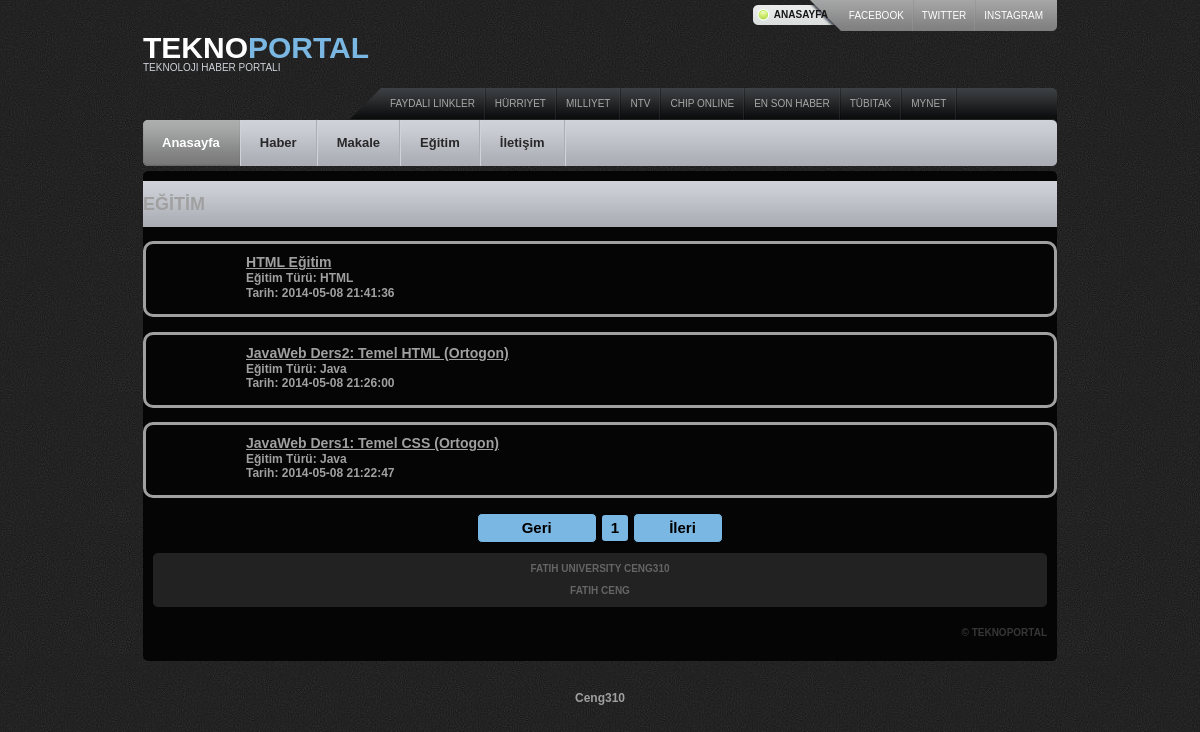
The page /education.php on the database its author committed.
### tables this page shows
CREATE TABLE IF NOT EXISTS `education` (
  `id` int(11) NOT NULL AUTO_INCREMENT,
  `header` text NOT NULL,
  `content` longtext NOT NULL,
  `educationtype` int(11) NOT NULL,
  `date` datetime NOT NULL,
  `educationimage` text NOT NULL,
  `educationmedia` text NOT NULL,
  PRIMARY KEY (`id`)
);

CREATE TABLE IF NOT EXISTS `educationtype` (
  `id` int(11) NOT NULL AUTO_INCREMENT,
  `name` text NOT NULL,
  `img` text NOT NULL,
  PRIMARY KEY (`id`)
);

### education.php (the view, shortened to what this page needs)
<?php
include('header.php');
echo'<div id="main">
<div class="cl">&nbsp;</div>
<div id="sort-nav">
<h2><b>EĞİTİM</h2></div>
&nbsp;
';
echo'
<div id="content ">
<div class="block">
';
if(isset($_GET['number'])){
$sayi=$_GET['number'];
$query3="SELECT COUNT(*) FROM education where education.id=".$sayi.";";
  $query4 = mysqli_query($con, $query3);
  $row4=mysqli_fetch_array($query4);
  $counter=$row4[0];
  if($counter>0){
$query2="SELECT * FROM education,educationtype where education.educationtype=educationtype.id and education.id=".$sayi.";";
	$result2=mysqli_query($con,$query2);
		while($row = mysqli_fetch_array($result2)){
			echo'<div  class="newsdiv" >
<div class="newh"style="margin-top:10px;" align="center" ><h3>'.$row['header'].'</h3>&nbsp;<hr>&nbsp;</div>
<div align="center"  > <img src="'.$row['educationimage'].'" alt="" /> </div></br>
<div style="margin-left:50px;margin-right:50px;margin-top:10px;">'.$row['content'].'</br></br>
<div align="center"  >'.$row['educationmedia'].'</div>
&nbsp;</div><hr>&nbsp;
<div>&nbsp;&nbsp;Eğitim Türü: '.$row['name'].'</div>
&nbsp;&nbsp;
</div>
&nbsp;';
}
  }
  else{ echo "<div align=\"center\" >Ulaşmaya çalıştığınız öğe mevcut değildir. Anasayfaya yönlendiriliyorsunuz.</div>"; header( "refresh:3;url=index.php" );}}
else{
	$qw="SELECT count(*) FROM education ;";
	$roe=mysqli_query($con,$qw) or die(mysql_error());
	$rot=mysqli_fetch_array($roe);
    $total=$rot[0];
	$dis=4;
	$total_page=ceil($total/$dis);
	$page_cur=(isset($_GET['page']))?$_GET['page']:1;
	$k=($page_cur-1)*$dis;
	$q="SELECT * FROM education,educationtype where education.educationtype=educationtype.id order by education.id desc limit $k,$dis";
	$ros=mysqli_query($con,$q);
	while($row=mysqli_fetch_array($ros))
	{$myid=$row[0];
			echo'<div  class="newsdiv" >
<div class="newh" style="margin-top:10px; margin-left:100px;"  >
<a href="education.php?number='.$myid.'"> <h3>'.$row['header'].'</h3></a>
Eğitim Türü: '.$row['name'].'&nbsp;&nbsp;
</br>
Tarih: '.$row['date'].'&nbsp;&nbsp;';
echo'
</div>
&nbsp;&nbsp;
</div>
&nbsp;';
	}
	echo '<br/><div align="center" >';
	if($page_cur>1)
	{
		echo '<a href="article.php?page='.($page_cur-1).'" style="cursor:pointer;color:#7ab7e2;" ><input style="cursor:pointer;background-color:#7ab7e2;border:1px black solid;border-radius:5px;width:120px;height:30px;color:white;font-size:15px;font-weight:bold;" type="button" value=" Geri "></a>';
	}
	else
	{
	  echo '<input style="background-color:#7ab7e2;border:1px black solid;border-radius:5px;width:120px;height:30px;color:black;font-size:15px;font-weight:bold;" type="button" value=" Geri ">';
	}
	for($i=1;$i<=$total_page;$i++)
	{
		if($page_cur==$i)
		{
			echo ' <input style="background-color:#7ab7e2;border:2px black solid;border-radius:5px;width:30px;height:30px;color:black;font-size:15px;font-weight:bold;" type="button" value="'.$i.'"> ';
		}
		else
		{
		echo '<a href="article.php?page='.$i.'"> <input style="cursor:pointer;background-color:#7ab7e2;border:1px black solid;border-radius:5px;width:30px;height:30px;color:white;font-size:15px;font-weight:bold;" type="button" value="'.$i.'"> </a>';
		}
	}
	if($page_cur<$total_page)
	{
		echo '<a href="article.php?page='.($page_cur+1).'"><input style="cursor:pointer;background-color:#7ab7e2;border:1px black solid;border-radius:5px;width:90px;height:30px;color:white;font-size:15px;font-weight:bold;" type="button" value=" İleri "></a>';
	}
	else
	{
	 echo '<input style="background-color:#7ab7e2;border:1px black solid;border-radius:5px;width:90px;height:30px;color:black;font-size:15px;font-weight:bold;" type="button" value="   İleri "></div>';
	}
}
echo '
</div>
        <div class="block-bot">
           </div>
       </div>
 <div id="main-bot">
    <div class="cl">&nbsp;</div>
    ';
include('footer.php');
	echo'
	 </div>
  </div>
</div>
</div>
<div align="center">Ceng310 </div></body>
</html>'
; ?>

### css/style.css (style rules this page uses)
* { padding: 0; margin: 0; outline: 0; }
.newsdiv { border:3px solid;border-radius:10px; }
.newsdiv .newh { align: center; }
body { font-size: 12px; line-height: 1.2; font-family: Arial, "Trebuchet MS", sans-serif; color: #a0a0a0; background: url(images/bg.gif) repeat 0 0; text-align: left; }
a { color: #a0a0a0; text-decoration: underline; }
#sort-nav { line-height: 46px; background: url(images/sort-nav-bg.gif) repeat-x 0 0; }
#main { background: #050505 url(images/main-bg.gif) no-repeat 0 0; padding-top: 10px; }
#main-bot { background: url(images/main-bot-bg.gif) no-repeat 0 bottom; padding: 0 10px 2px 10px; height: 100%; position: relative; }
.block { margin-bottom: 10px; background-repeat: no-repeat; background-position: 0 0; }

### rows shown on the page
education: header "HTML Eğitim", educationtype.name "HTML", date "2014-05-08 21:41:36"
education: header "JavaWeb Ders2: Temel HTML (Ortogon)", educationtype.name "Java", date "2014-05-08 21:26:00"
education: header "JavaWeb Ders1: Temel CSS (Ortogon)", educationtype.name "Java", date "2014-05-08 21:22:47"
